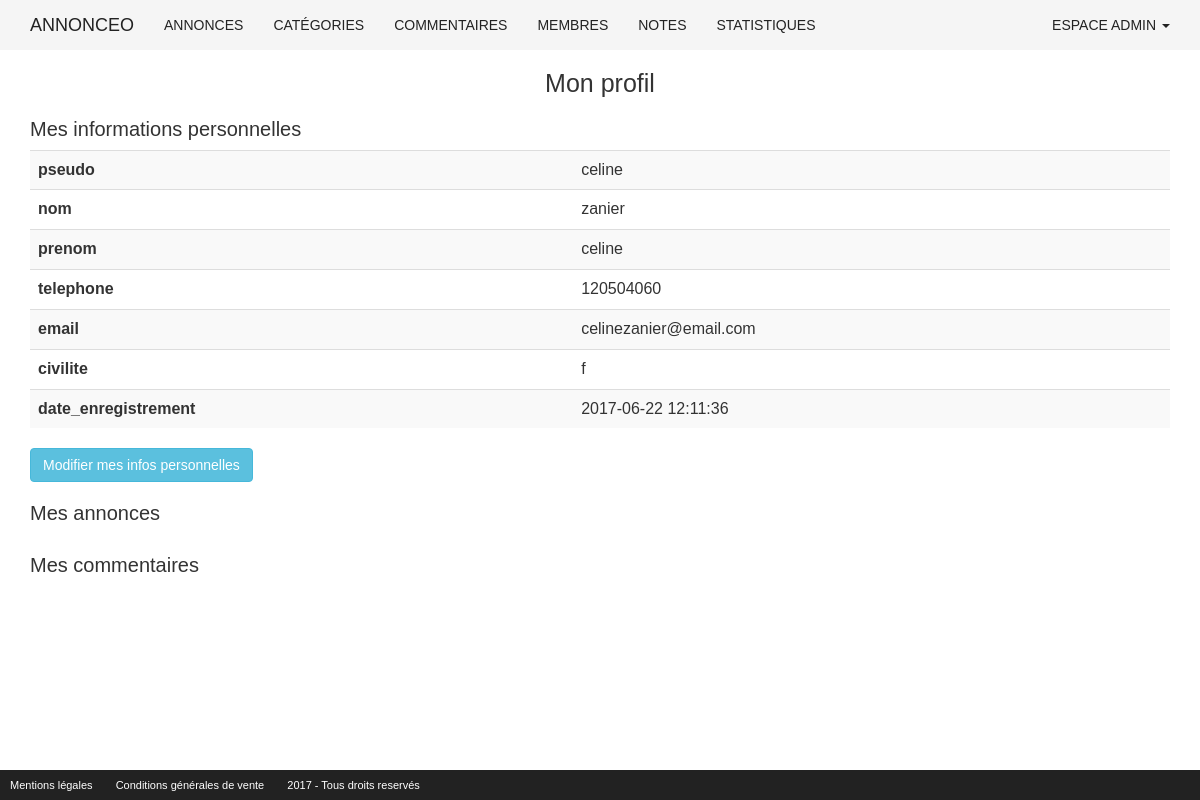
The app's page /membre/profil.php (signed in) with its own data.
### tables this page shows
CREATE TABLE membre(
	id_membre INT(3) NOT NULL AUTO_INCREMENT,
	pseudo VARCHAR(20) NOT NULL,
	mdp VARCHAR(60) NOT NULL,
	nom VARCHAR(20) NOT NULL,
	prenom VARCHAR(20) NOT NULL,
	telephone INT(20) NOT NULL,
	email VARCHAR(50) NOT NULL,
	civilite ENUM('m','f') NOT NULL,
	statut INT(1) NOT NULL,
	date_enregistrement DATETIME DEFAULT NULL,
	moyenne_note INT(4) NOT NULL,
	PRIMARY KEY(id_membre)
);

### membre/profil.php (the view, shortened to what this page needs)
<?php
require_once("../inc/init.inc.php");
$idMembreConnecte = $_SESSION['membre']['id_membre'];
require_once("../inc/haut.inc.php");
?>
<h1>Mon profil</h1>
<div class="bloc-profil">
	<h2>Mes informations personnelles</h2>
	<?php
	if(isset($_GET['action']) && $_GET['action'] == 'modification')
	{
		$req = $bdd->query("SELECT * FROM membre WHERE id_membre = $idMembreConnecte");
		$membre_connecte = $req->fetch(PDO::FETCH_ASSOC);
		$pseudo = (isset($membre_connecte['pseudo'])) ? $membre_connecte['pseudo'] : '';
		$nom = (isset($membre_connecte['nom'])) ? $membre_connecte['nom'] : '';
		$prenom = (isset($membre_connecte['prenom'])) ? $membre_connecte['prenom'] : '';
		$telephone = (isset($membre_connecte['telephone'])) ? $membre_connecte['telephone'] : '';
		$email = (isset($membre_connecte['email'])) ? $membre_connecte['email'] : '';
		$civilite = (isset($membre_connecte['civilite'])) ? $membre_connecte['civilite'] : '';
	?>
		<form action="profil.php" method="post">
			<input type="hidden" id="id_membre" name="id_membre" class="form-control" value="<?php echo $idMembreConnecte; ?>">
			<div class="form-group">
				<label for="pseudo">Pseudo</label>
				<input type="text" id="pseudo" name="pseudo" class="form-control" placeholder="Pseudo" value="<?php echo $pseudo; ?>">
			</div>
			<div class="form-group">
				<label for="nom">Nom</label>
				<input type="text" id="nom" name="nom" class="form-control" placeholder="Nom" value="<?php echo $nom; ?>">
			</div>
			<div class="form-group">
				<label for="prenom">Prénom</label>
				<input type="text" id="prenom" name="prenom" class="form-control" placeholder="Prénom" value="<?php echo $prenom; ?>">
			</div>
			<div class="form-group">
				<label for="telephone">Téléphone</label>
				<input type="text" id="telephone" name="telephone" class="form-control" placeholder="Téléphone" value="<?php echo $telephone; ?>">
			</div>
			<div class="form-group">
				<label for="email">Email</label>
				<input type="email" id="email" name="email" class="form-control" placeholder="Email" value="<?php echo $email; ?>">
			</div>
			<div class="form-group">
				<label for="civilite">Civilité</label>
				<select name="civilite" id="civilite" class="form-control">
					<option value="m" <?php if($civilite == "m") { echo 'selected'; } ?> >Homme</option>
					<option value="f" <?php if($civilite == "f") { echo 'selected'; } ?> >Femme</option>
				</select>
			</div>
			<button type="submit" class="btn btn-info">Modifier</button>
			<a href="profil.php" class="btn btn-danger">Annuler</a>
		</form>
	<?php
	}
	else
	{
		$req = "SELECT pseudo, nom, prenom, telephone, email, civilite, date_enregistrement FROM membre WHERE id_membre = $idMembreConnecte";
		$r = $bdd->query($req);
		$membre = $r->fetch(PDO::FETCH_ASSOC);
		echo "<table  class='table table-striped'>";
		foreach($membre as $indice => $valeur) {
			echo "<tr>";
				echo "<th>". $indice ."</th>";
				echo "<td>". $valeur ."</td>";
			echo "</tr>";
		}
		echo '</table>';
		echo '<a href="?action=modification" class="btn btn-info">Modifier mes infos personnelles</a>';
	}
	?>
</div>
<div class="bloc-profil">
	<h2>Mes annonces</h2>
</div>
<div class="bloc-profil">
	<h2>Mes commentaires</h2>
</div>
<?php
require_once("../inc/bas.inc.php");
?>

### css/style.css (style rules this page uses)
* { box-sizing: border-box; }
body { margin: 0; padding: 0; font: 16px sans-serif; }
h1 { text-align: center; font-size: 2.5rem; }
h2 { font-size: 2rem; }
a { color: #222; }
th, tr, td { width: auto; padding:5px; }

### records on screen
membre: pseudo "celine", nom "zanier", prenom "celine", telephone "120504060", email "celinezanier@email.com", civilite "f", date_enregistrement "2017-06-22 12:11:36"

### other values on screen
$indice "pseudo"
$indice "nom"
$indice "prenom"
$indice "telephone"
$indice "email"
$indice "civilite"
$indice "date_enregistrement"
